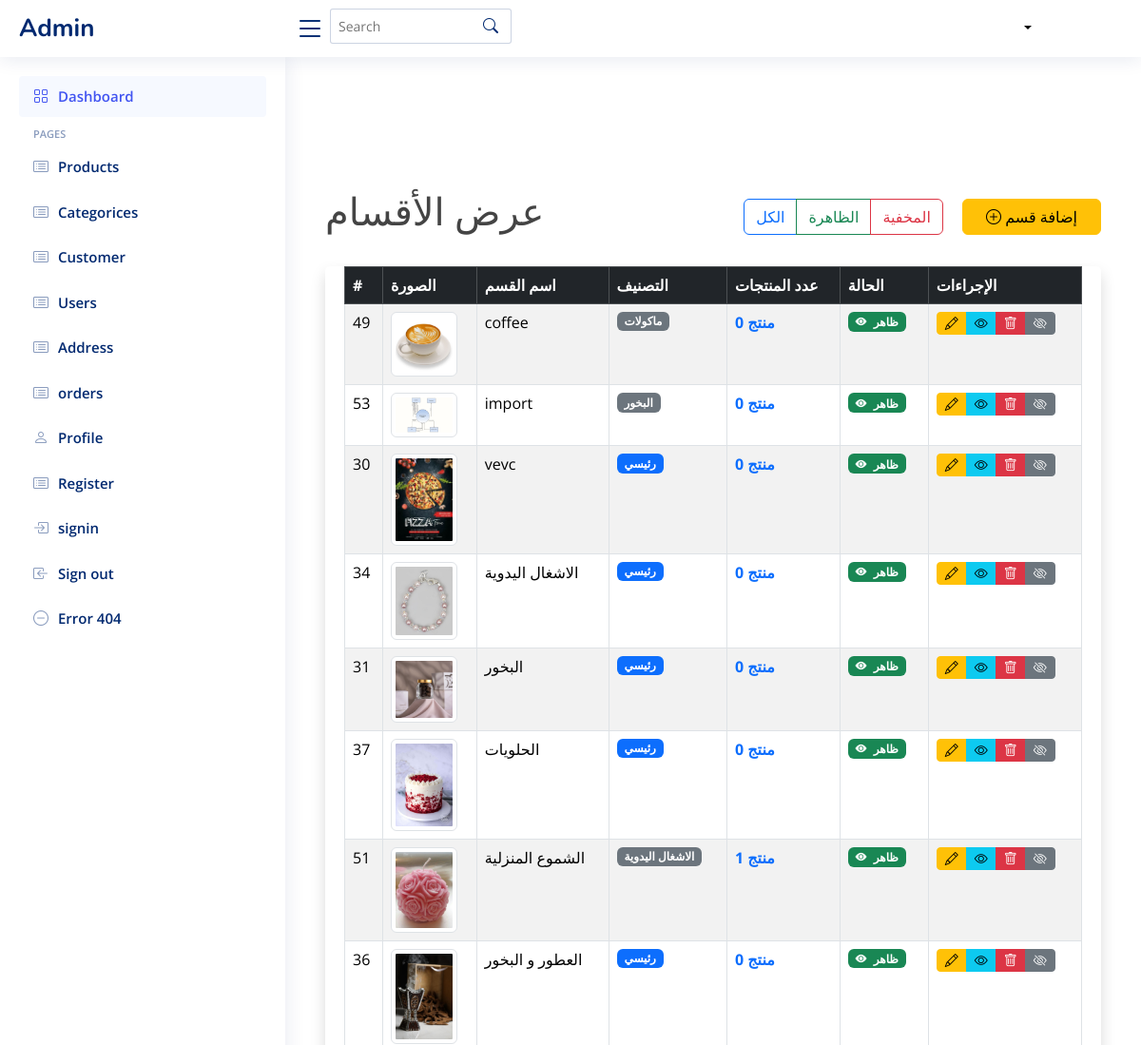
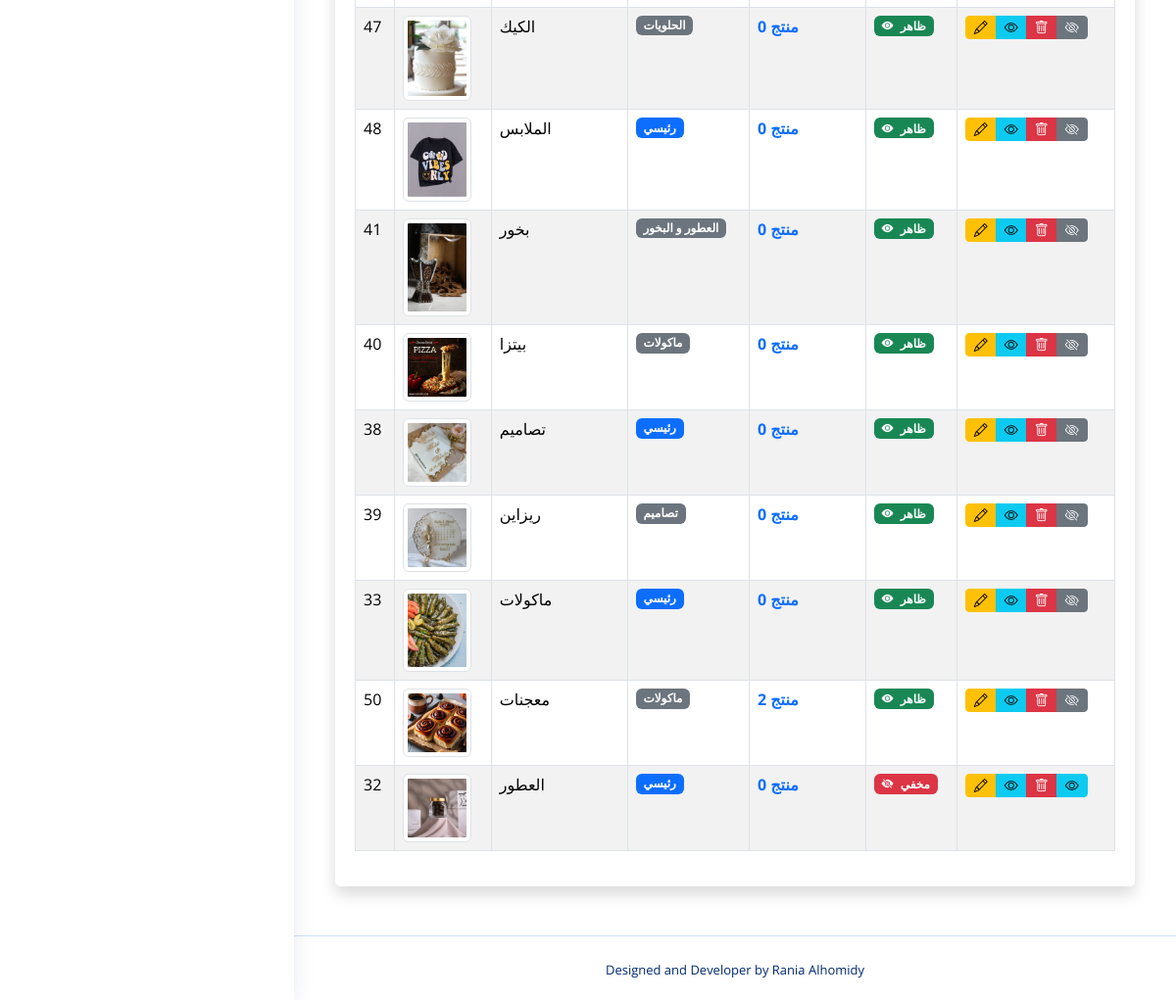
Screenshot of /admin/showcate with the database file from the repository (2 pictures, top to bottom).
### tables this page shows
CREATE TABLE category (
    id INTEGER PRIMARY KEY AUTOINCREMENT,
    name TEXT  NULL,
    parent_id INTEGER,
    image TEXT, is_active INTEGER DEFAULT 0,
    FOREIGN KEY (parent_id) REFERENCES categories (id) ON DELETE SET NULL
);

### admin_routes.py (the view)
@admin_bp.route('/showcate')
def categories():
    filter_type = request.args.get('filter', 'all')
    try:
        conn = get_db_connection()
        conn.row_factory = sqlite3.Row
        query = """
            SELECT c1.*, c2.name as parent_name,
                   (SELECT COUNT(p.id) FROM product p WHERE p.category_id = c1.id) as product_count
            FROM category c1
            LEFT JOIN category c2 ON c1.parent_id = c2.id
        """
        if filter_type == 'active':
            query += " WHERE c1.is_active = 1"
        elif filter_type == 'inactive':
            query += " WHERE c1.is_active = 0"
        query += " ORDER BY c1.is_active DESC, c1.name"
        categories = conn.execute(query).fetchall()
        return render_template('admin/show_cate.html', categories=categories)
    except Exception as e:
        flash(f"خطأ في جلب البيانات: {str(e)}", "danger")
        return redirect(url_for('admin.categories'))
    finally:
        conn.close()

### admin_routes.py (called while the page is built)
def get_db_connection():
    conn = sqlite3.connect('database/Eshop.db')
    conn.row_factory = sqlite3.Row
    return conn

### app.py (called while the page is built, shortened)
def get_db_connection():
    conn = sqlite3.connect('database/Eshop.db')
    conn.row_factory = sqlite3.Row
    return conn

@app.context_processor
def inject_categories():
    conn = get_db_connection()
    cursor = conn.cursor()
    try:
        cursor.execute("""
            SELECT id, name, parent_id, image
            FROM category
            WHERE parent_id IS NULL
            ORDER BY name
        """)
        main_categories = cursor.fetchall()
        cursor.execute("SELECT id, name, parent_id, image FROM category ORDER BY name")
        all_categories = cursor.fetchall()
        return {
            'main_categories': main_categories,
            'all_categories': all_categories
        }
    finally:
        conn.close()

@app.context_processor
def inject_sellers():
    conn = get_db_connection()
    sellers = conn.execute('SELECT id, store_name FROM sellers').fetchall()
    conn.close()
    return dict(sellers=sellers)

@app.context_processor
def inject_user_data_and_cart_count():
    user_id = request.cookies.get('user_auth') # كوكي يدل على أن المستخدم مسجل دخول
    current_user_name = None
    total_items_in_cart = 0
    return dict(
        user_name=current_user_name, # اسم المستخدم (أو None)
        logged_in=bool(user_id), # True إذا كان user_id موجوداً (أي مسجل دخول)
        total_items_count=total_items_in_cart # العدد الكلي للمنتجات في السلة
    )

### templates/admin/show_cate.html
{% include 'admin/header.html' %}
<main id="main" class="main">
    <div class="container mt-5">
        <div class="d-flex justify-content-between align-items-center mb-4">
            <h1 class="text-center">عرض الأقسام</h1>
            <div>
                <div class="btn-group" role="group">
                    <a href="{{ url_for('admin.categories') }}?filter=all" class="btn btn-outline-primary">الكل</a>
                    <a href="{{ url_for('admin.categories') }}?filter=active" class="btn btn-outline-success">الظاهرة</a>
                    <a href="{{ url_for('admin.categories') }}?filter=inactive" class="btn btn-outline-danger">المخفية</a>
                </div>
                <a href="{{ url_for('admin.add_category') }}" class="btn btn-warning ms-3 ps-4 pe-4">
                    <i class="bi bi-plus-circle"></i> إضافة قسم
                </a>
            </div>
        </div>
        <div class="card shadow">
            <div class="card-body">
                <div class="table-responsive">
                    <table class="table table-bordered table-hover table-striped">
                        <thead class="table-dark">
                            <tr>
                                <th>#</th>
                                <th>الصورة</th>
                                <th>اسم القسم</th>
                                <th>التصنيف</th>
                                <th>عدد المنتجات</th>
                                <th>الحالة</th>
                                <th>الإجراءات</th>
                            </tr>
                        </thead>
                        <tbody>
                            {% for category in categories %}
                            <tr>
                                <td>{{ category['id'] }}</td>
                                <td>
                                    {% if category['image'] %}
                                        {% set category_image_path_no_static = category.image.replace('static/', '', 1) %}
                                        <img src="{{ url_for('static', filename=category_image_path_no_static) }}" alt="صورة {{ category['name'] }}" width="70" class="img-thumbnail">
                                    {% else %}
                                        <span class="text-muted">لا توجد صورة</span>
                                    {% endif %}
                                </td>
                                <td>{{ category['name'] }}</td>
                                <td>
                                    {% if category['parent_id'] %}
                                        <span class="badge bg-secondary">{{ category['parent_name'] or 'فرعي' }}</span>
                                    {% else %}
                                        <span class="badge bg-primary">رئيسي</span>
                                    {% endif %}
                                </td>
                                <td>
                                    <a href="{{ url_for('product.show_products_by_category', category_id=category['id']) }}" class="text-primary fw-bold" title="عرض منتجات القسم">
                                        {{ category['product_count'] }} منتج
                                    </a>
                                </td>
                                <td>
                                    {% if category['is_active'] == 1 %}
                                        <span class="badge bg-success"><i class="bi bi-eye-fill me-1"></i> ظاهر</span>
                                    {% else %}
                                        <span class="badge bg-danger"><i class="bi bi-eye-slash-fill me-1"></i> مخفي</span>
                                    {% endif %}
                                </td>
    <td>
        <div class="btn-group" role="group">
            <a href="{{ url_for('admin.edit_category', category_id=category['id']) }}"
               class="btn btn-warning btn-sm" title="تعديل">
                <i class="bi bi-pencil"></i>
            </a>
            <a href="{{ url_for('admin.category_details_admin', category_id=category['id']) }}"
               class="btn btn-info btn-sm" title="تفاصيل القسم">
                <i class="bi bi-eye"></i>
            </a>
            <a href="{{ url_for('admin.delete_category', category_id=category['id']) }}"
               class="btn btn-danger btn-sm"
               onclick="return confirm('هل أنت متأكد من حذف هذا القسم؟');"
               title="حذف">
                <i class="bi bi-trash"></i>
            </a>
            {% if category['is_active'] == 1 %}
                <a href="{{ url_for('admin.toggle_category', category_id=category['id'], status=0) }}"
                   class="btn btn-secondary btn-sm" title="إخفاء">
                  <i class="bi bi-eye-slash"></i>
                </a>
            {% else %}
                <a href="{{ url_for('admin.toggle_category', category_id=category['id'], status=1) }}"
                   class="btn btn-info btn-sm" title="إظهار">
                  <i class="bi bi-eye"></i>
                </a>
            {% endif %}
        </div>
    </td>
                            </tr>
                            {% endfor %}
                        </tbody>
                    </table>
                </div>
            </div>
        </div>
    </div>
</main>
{% include 'admin/footer.html' %}

### templates/admin/header.html (shortened to what this page needs)
<!DOCTYPE html>
<html lang="en">
<head>
<!DOCTYPE html>
<html lang="en">
<head>
  <link href="https://cdn.jsdelivr.net/npm/bootstrap@5.3.0/dist/css/bootstrap.min.css" rel="stylesheet">
  <link href="{{ url_for('static', filename='vendor/bootstrap/css/bootstrap.min.css') }}" rel="stylesheet">
  <link href="{{ url_for('static', filename='vendor/bootstrap-icons/bootstrap-icons.css') }}" rel="stylesheet">
  <link href="{{ url_for('static', filename='vendor/boxicons/css/boxicons.min.css') }}" rel="stylesheet">
  <link href="{{ url_for('static', filename='vendor/quill/quill.snow.css') }}" rel="stylesheet">
  <link href="{{ url_for('static', filename='vendor/quill/quill.bubble.css') }}" rel="stylesheet">
  <link href="{{ url_for('static', filename='vendor/remixicon/remixicon.css') }}" rel="stylesheet">
  <link href="{{ url_for('static', filename='vendor/simple-datatables/style.css') }}" rel="stylesheet">
  <link rel="stylesheet" href="{{ url_for('static', filename='css/fontawesome.min.css') }}">
  <link rel="stylesheet" href="{{ url_for('static', filename='css/fontawesome.css') }}">
  <link rel="stylesheet" href="{{ url_for('static', filename='css/all.min.css') }}">
  <link rel="stylesheet" href="{{ url_for('static', filename='style/css/font-awesome.min.css') }}">
  <link href="{{ url_for('static', filename='css/index.css') }}" rel="stylesheet">
</head>
<body>
  <header id="header" class="header fixed-top d-flex align-items-center">
    <div class="d-flex align-items-center justify-content-between">
      <a href="{{ url_for('admin.home') }}" class="logo d-flex align-items-center">
        <span class="d-none d-lg-block">Admin</span>
      </a>
      <i class="bi bi-list toggle-sidebar-btn"></i>
    </div>
    <div class="search-bar">
      <form class="search-form d-flex align-items-center" method="POST" action="#">
        <input type="text" name="query" placeholder="Search" title="Enter search keyword">
        <button type="submit" title="Search"><i class="bi bi-search"></i></button>
      </form>
    </div>
      <nav class="navbar">
    <div class=" pro-info nav-item dropdown drop  p-0 d-flex ">
      <a class="info nav-link dropdown-toggle" href="#" role="button" data-bs-toggle="dropdown" aria-expanded="false">
      </a>
    </div>
    </nav>
  </header>
  <aside id="sidebar" class="sidebar">
    <ul class="sidebar-nav" id="sidebar-nav">
      <li class="nav-item">
        <a class="nav-link " href="{{url_for('admin.home')}}">
          <i class="bi bi-grid"></i>
          <span>Dashboard</span>
        </a>
      </li>
      <li class="nav-heading">Pages</li>
      <li class="nav-item">
        <a class="nav-link collapsed" href="{{ url_for('admin.show_product')}}">
          <i class="bi bi-card-list"></i>
          <span>Products</span>
        </a>
        </li>
        <li class="nav-item">
  <a class="nav-link collapsed" href="{{ url_for('admin.categories')}}">
    <i class="bi bi-card-list"></i>
    <span>Categorices</span>
  </a>
</li>
        <li class="nav-item">
        <a class="nav-link collapsed" href="{{url_for('admin.show_seller')}}">
          <i class="bi bi-card-list"></i>
          <span>Customer</span>
        </a>
        </li>
      <li class="nav-item">
        <a class="nav-link collapsed" href="{{url_for('admin.users')}}">
          <i class="bi bi-card-list"></i>
          <span>Users</span>
        </a>
      </li>
      <li class="nav-item">
        <a class="nav-link collapsed" href="address.html">
          <i class="bi bi-card-list"></i>
          <span>Address</span>
        </a>
      </li>
      <li class="nav-item">
        <a class="nav-link collapsed" href="orders.html">
          <i class="bi bi-card-list"></i>
          <span>orders</span>
        </a>
      </li>
      <li class="nav-item">
        <a class="nav-link collapsed" href="profile.html">
          <i class="bi bi-person"></i>
          <span>Profile</span>
        </a>
      </li>
      <li class="nav-item">
        <a class="nav-link collapsed" href="signup.html">
          <i class="bi bi-card-list"></i>
          <span>Register</span>
        </a>
      </li>
      <li class="nav-item">
        <a class="nav-link collapsed" href="signin.html">
          <i class="bi bi-box-arrow-in-right"></i>
          <span>signin</span>
        </a>
      </li>
      <li class="nav-item">
        <a class="nav-link collapsed" href="logout.html">
          <i class="bi bi-box-arrow-in-left"></i>
          <span>Sign out</span>
        </a>
      </li>
      <li class="nav-item">
        <a class="nav-link collapsed" href="pages-error-404.html">
          <i class="bi bi-dash-circle"></i>
          <span>Error 404</span>
        </a>
      </li>
    </ul>
  </aside>

### templates/admin/footer.html (shortened to what this page needs)
  <footer id="footer" class="footer">
    <div class="credits">
      Designed and Developer by
        Rania Alhomidy
    </div>
  </footer>
</body>
</html>

### static/css/index.css (style rules this page uses)
:root { scroll-behavior: smooth; }
body { font-family: "Open Sans", sans-serif; background: #ffffff; color: #444444; }
a { color: #000; text-decoration: none; }
h1, h2, h3, h4, h5, h6 { font-family: "Nunito", sans-serif; }
.navbar { padding: 10px; background-color: #ffffff; margin-left: 500px; }
.navbar a, .navbar a:focus { display: flex; align-items: center; justify-content: space-between; padding: 5px 15px 7px 15px; margin-left: 5px; font-size: 14px; color: #000; white-space: nowrap; transition: 0.3s; border-radius: 50px; }
#main { margin-top: 60px; padding: 20px 30px; transition: all 0.3s; }
.card { margin-bottom: 30px; border: none; border-radius: 5px; box-shadow: 0px 0 30px rgba(1, 41, 112, 0.1); }
.card-body { padding: 0 20px 20px 20px; }
.logo { line-height: 1; }
@media (min-width: 1200px) { .logo { width: 280px; } }
.logo span { font-size: 26px; font-weight: 700; color: #012970; font-family: "Nunito", sans-serif; }
.header { transition: all 0.5s; z-index: 997; height: 60px; box-shadow: 0px 2px 20px rgba(1, 41, 112, 0.1); background-color: #fff; padding-left: 20px; }
.header .toggle-sidebar-btn { font-size: 32px; padding-left: 10px; cursor: pointer; color: #012970; }
.header .search-bar { margin-top: 10px; padding: 0 5px; }
.header .search-form { width: 100%; }
.header .search-form input { border: 0; font-size: 14px; color: #012970; border: 1px solid rgba(1, 41, 112, 0.2); padding: 7px 38px 7px 8px; border-radius: 3px; transition: 0.3s; width: 100%; }
.header .search-form button { border: 0; padding: 0; margin-left: -30px; background: none; }
.header .search-form button i { color: #012970; }
.sidebar { position: fixed; top: 60px; left: 0; bottom: 0; width: 300px; z-index: 996; transition: all 0.3s; padding: 20px; overflow-y: auto; scrollbar-width: thin; scrollbar-color: #aab7cf transparent; box-shadow: 0px 0px 20px rgba(1, 41, 112, 0.1); background-color: #fff; }
@media (min-width: 1200px) { #main, #footer { margin-left: 300px; } }
.sidebar-nav { padding: 0; margin: 0; list-style: none; }
.sidebar-nav li { padding: 0; margin: 0; list-style: none; }
.sidebar-nav .nav-item { margin-bottom: 5px; }
.sidebar-nav .nav-heading { font-size: 11px; text-transform: uppercase; color: #899bbd; font-weight: 600; margin: 10px 0 5px 15px; }
.sidebar-nav .nav-link { display: flex; align-items: center; font-size: 15px; font-weight: 600; color: #4154f1; transition: 0.3; background: #f6f9ff; padding: 10px 15px; border-radius: 4px; }
.sidebar-nav .nav-link i { font-size: 16px; margin-right: 10px; color: #4154f1; }
.sidebar-nav .nav-link.collapsed { color: #012970; background: #fff; }
.sidebar-nav .nav-link.collapsed i { color: #899bbd; }
.footer { padding: 20px 0; font-size: 14px; transition: all 0.3s; border-top: 1px solid #cddfff; }
.footer .credits { padding-top: 5px; text-align: center; font-size: 13px; color: #012970; }
input { padding: 5px; margin: 0; border: 1px solid #ccc; border-radius: 10px; }
a { color: #fff; }

### rows the page displays
category: id "49", shows a picture, name "coffee", name "ماكولات", product_count "0", is_active 1 (drawn)
category: id "53", shows a picture, name "import", name "البخور", product_count "0", is_active 1 (drawn)
category: id "30", shows a picture, name "vevc", parent_id "رئيسي", product_count "0", is_active 1 (drawn)
category: id "34", shows a picture, name "الاشغال اليدوية", shows "رئيسي", product_count "0", is_active 1 (drawn)
category: id "31", name "البخور", shows "رئيسي", product_count "0", is_active 1 (drawn)
category: id "37", shows a picture, name "الحلويات", shows "رئيسي", product_count "0", is_active 1 (drawn)
category: id "51", shows a picture, name "الشموع المنزلية", name "الاشغال اليدوية", product_count "1", shows "ظاهر"
category: id "36", name "العطور و البخور", shows "رئيسي", product_count "0", is_active 1 (drawn)
category: id "47", shows a picture, name "الكيك", name "الحلويات", product_count "0", is_active 1 (drawn)
category: id "48", shows a picture, name "الملابس", shows "رئيسي", product_count "0", is_active 1 (drawn)
category: id "41", name "بخور", name "العطور و البخور", product_count "0", is_active 1 (drawn)
category: id "40", shows a picture, name "بيتزا", name "ماكولات", product_count "0", is_active 1 (drawn)
category: id "38", shows a picture, name "تصاميم", shows "رئيسي", product_count "0", is_active 1 (drawn)
category: id "39", shows a picture, name "ريزاين", name "تصاميم", product_count "0", is_active 1 (drawn)
category: id "33", shows a picture, name "ماكولات", shows "رئيسي", product_count "0", is_active 1 (drawn)
category: id "50", shows a picture, name "معجنات", name "ماكولات", product_count "2", is_active 1 (drawn)
category: id "32", name "العطور", shows "رئيسي", product_count "0", shows "مخفي"
